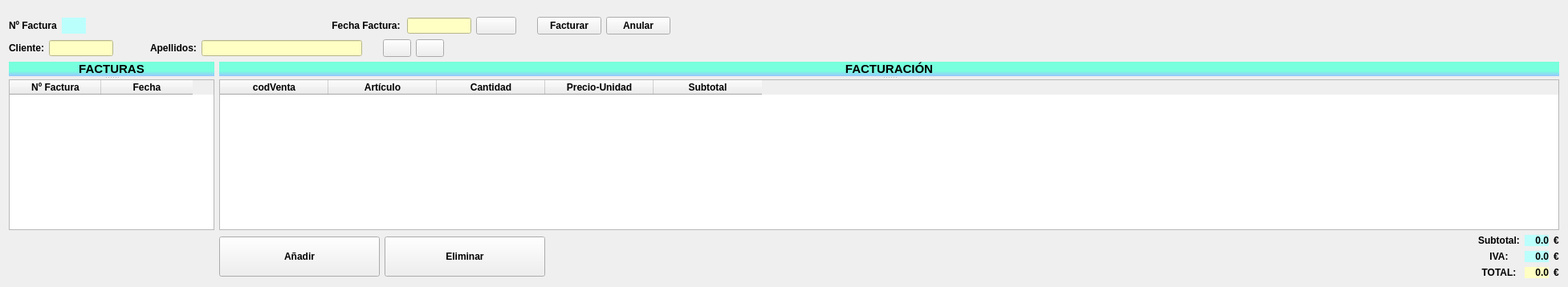
      <widget class="QWidget" name="tabFact">
       <attribute name="title">
        <string>Facturacion</string>
       </attribute>
       <layout class="QGridLayout" name="gridLayout_15">
        <item row="4" column="1" colspan="2">
         <layout class="QGridLayout" name="gridLayout_23">
          <item row="0" column="1">
           <widget class="QPushButton" name="btnAdPro">
            <property name="minimumSize">
             <size>
              <width>200</width>
              <height>50</height>
             </size>
            </property>
            <property name="maximumSize">
             <size>
              <width>150</width>
              <height>16777215</height>
             </size>
            </property>
            <property name="font">
             <font>
              <family>Arial</family>
              <pointsize>9</pointsize>
              <weight>75</weight>
              <bold>true</bold>
             </font>
            </property>
            <property name="text">
             <string>Añadir</string>
            </property>
           </widget>
          </item>
          <item row="0" column="2">
           <widget class="QPushButton" name="btnEliminarPro">
            <property name="minimumSize">
             <size>
              <width>200</width>
              <height>50</height>
             </size>
            </property>
            <property name="maximumSize">
             <size>
              <width>150</width>
              <height>16777215</height>
             </size>
            </property>
            <property name="font">
             <font>
              <family>Arial</family>
              <pointsize>9</pointsize>
              <weight>75</weight>
              <bold>true</bold>
             </font>
            </property>
            <property name="text">
             <string>Eliminar</string>
            </property>
           </widget>
          </item>
          <item row="0" column="3">
           <spacer name="horizontalSpacer_8">
            <property name="orientation">
             <enum>Qt::Horizontal</enum>
            </property>
            <property name="sizeHint" stdset="0">
             <size>
              <width>40</width>
              <height>20</height>
             </size>
            </property>
           </spacer>
          </item>
         </layout>
        </item>
        <item row="3" column="0">
         <widget class="QSplitter" name="splitter">
          <property name="orientation">
           <enum>Qt::Vertical</enum>
          </property>
          <widget class="QLabel" name="label_2">
           <property name="maximumSize">
            <size>
             <width>16777215</width>
             <height>30</height>
            </size>
           </property>
           <property name="font">
            <font>
             <family>Arial</family>
             <pointsize>11</pointsize>
             <weight>75</weight>
             <bold>true</bold>
            </font>
           </property>
           <property name="styleSheet">
            <string notr="true">background-color: qlineargradient(spread:pad, x1:0, y1:0, x2:0, y2:1, stop:0.636364 rgba(120, 255, 221, 255), stop:1 rgba(153, 198, 255, 255));</string>
           </property>
           <property name="text">
            <string>FACTURAS</string>
           </property>
           <property name="alignment">
            <set>Qt::AlignCenter</set>
           </property>
          </widget>
          <widget class="QTableWidget" name="tablaFacturas">
           <property name="enabled">
            <bool>true</bool>
           </property>
           <property name="font">
            <font>
             <family>Arial</family>
             <pointsize>10</pointsize>
             <weight>75</weight>
             <bold>true</bold>
            </font>
           </property>
           <property name="editTriggers">
            <set>QAbstractItemView::NoEditTriggers</set>
           </property>
           <attribute name="horizontalHeaderDefaultSectionSize">
            <number>114</number>
           </attribute>
           <attribute name="horizontalHeaderStretchLastSection">
            <bool>false</bool>
           </attribute>
           <attribute name="verticalHeaderCascadingSectionResizes">
            <bool>false</bool>
           </attribute>
           <column>
            <property name="text">
             <string>Nº Factura</string>
            </property>
            <property name="font">
             <font>
              <family>Arial</family>
              <pointsize>9</pointsize>
              <weight>75</weight>
              <bold>true</bold>
             </font>
            </property>
           </column>
           <column>
            <property name="text">
             <string>Fecha</string>
            </property>
            <property name="font">
             <font>
              <family>Arial</family>
              <pointsize>9</pointsize>
              <weight>75</weight>
              <bold>true</bold>
             </font>
            </property>
           </column>
          </widget>
         </widget>
        </item>
        <item row="3" column="1" colspan="3">
         <widget class="QSplitter" name="splitter_2">
          <property name="orientation">
           <enum>Qt::Vertical</enum>
          </property>
          <widget class="QLabel" name="label_3">
           <property name="maximumSize">
            <size>
             <width>16777215</width>
             <height>30</height>
            </size>
           </property>
           <property name="font">
            <font>
             <family>Arial</family>
             <pointsize>11</pointsize>
             <weight>75</weight>
             <bold>true</bold>
            </font>
           </property>
           <property name="styleSheet">
            <string notr="true">background-color: qlineargradient(spread:pad, x1:0, y1:0, x2:0, y2:1, stop:0.636364 rgba(120, 255, 221, 255), stop:1 rgba(153, 198, 255, 255));</string>
           </property>
           <property name="text">
            <string>FACTURACIÓN</string>
           </property>
           <property name="alignment">
            <set>Qt::AlignCenter</set>
           </property>
          </widget>
          <widget class="QTableWidget" name="tablaFacturar">
           <property name="font">
            <font>
             <family>Arial</family>
             <pointsize>10</pointsize>
             <weight>75</weight>
             <bold>true</bold>
            </font>
           </property>
           <property name="selectionMode">
            <enum>QAbstractItemView::MultiSelection</enum>
           </property>
           <property name="showGrid">
            <bool>true</bool>
           </property>
           <property name="sortingEnabled">
            <bool>false</bool>
           </property>
           <attribute name="horizontalHeaderDefaultSectionSize">
            <number>135</number>
           </attribute>
           <attribute name="horizontalHeaderShowSortIndicator" stdset="0">
            <bool>false</bool>
           </attribute>
           <attribute name="horizontalHeaderStretchLastSection">
            <bool>false</bool>
           </attribute>
           <attribute name="verticalHeaderMinimumSectionSize">
            <number>30</number>
           </attribute>
           <column>
            <property name="text">
             <string>codVenta</string>
            </property>
            <property name="font">
             <font>
              <family>Arial</family>
              <pointsize>9</pointsize>
              <weight>75</weight>
              <bold>true</bold>
             </font>
            </property>
           </column>
           <column>
            <property name="text">
             <string>Artículo</string>
            </property>
            <property name="font">
             <font>
              <family>Arial</family>
              <pointsize>9</pointsize>
              <weight>75</weight>
              <bold>true</bold>
             </font>
            </property>
           </column>
           <column>
            <property name="text">
             <string>Cantidad</string>
            </property>
            <property name="font">
             <font>
              <family>Arial</family>
              <pointsize>9</pointsize>
              <weight>75</weight>
              <bold>true</bold>
             </font>
            </property>
           </column>
           <column>
            <property name="text">
             <string>Precio-Unidad</string>
            </property>
            <property name="font">
             <font>
              <family>Arial</family>
              <pointsize>9</pointsize>
              <weight>75</weight>
              <bold>true</bold>
             </font>
            </property>
           </column>
           <column>
            <property name="text">
             <string>Subtotal</string>
            </property>
            <property name="font">
             <font>
              <family>Arial</family>
              <pointsize>9</pointsize>
              <weight>75</weight>
              <bold>true</bold>
             </font>
            </property>
           </column>
          </widget>
         </widget>
        </item>
        <item row="4" column="3">
         <layout class="QGridLayout" name="gridLayout_14">
          <item row="0" column="1">
           <widget class="QLabel" name="label_10">
            <property name="font">
             <font>
              <family>Arial</family>
              <pointsize>9</pointsize>
              <weight>75</weight>
              <bold>true</bold>
             </font>
            </property>
            <property name="text">
             <string>€</string>
            </property>
           </widget>
          </item>
          <item row="1" column="1">
           <widget class="QLabel" name="label_11">
            <property name="font">
             <font>
              <family>Arial</family>
              <pointsize>9</pointsize>
              <weight>75</weight>
              <bold>true</bold>
             </font>
            </property>
            <property name="text">
             <string>€</string>
            </property>
           </widget>
          </item>
          <item row="2" column="1">
           <widget class="QLabel" name="label_12">
            <property name="font">
             <font>
              <family>Arial</family>
              <pointsize>9</pointsize>
              <weight>75</weight>
              <bold>true</bold>
             </font>
            </property>
            <property name="text">
             <string>€</string>
            </property>
           </widget>
          </item>
          <item row="0" column="0" rowspan="3">
           <layout class="QGridLayout" name="gridLayout_13">
            <item row="0" column="0">
             <widget class="QLabel" name="label_4">
              <property name="font">
               <font>
                <family>Arial</family>
                <pointsize>9</pointsize>
                <weight>75</weight>
                <bold>true</bold>
               </font>
              </property>
              <property name="text">
               <string>Subtotal:</string>
              </property>
              <property name="alignment">
               <set>Qt::AlignCenter</set>
              </property>
             </widget>
            </item>
            <item row="0" column="1">
             <widget class="QLabel" name="lblSubtotal">
              <property name="minimumSize">
               <size>
                <width>30</width>
                <height>0</height>
               </size>
              </property>
              <property name="font">
               <font>
                <family>Arial</family>
                <pointsize>9</pointsize>
                <weight>75</weight>
                <bold>true</bold>
               </font>
              </property>
              <property name="styleSheet">
               <string notr="true">background-color: rgb(187, 255, 253);</string>
              </property>
              <property name="text">
               <string>0.0</string>
              </property>
              <property name="alignment">
               <set>Qt::AlignRight|Qt::AlignTrailing|Qt::AlignVCenter</set>
              </property>
             </widget>
            </item>
            <item row="1" column="0">
             <widget class="QLabel" name="label_5">
              <property name="font">
               <font>
                <family>Arial</family>
                <pointsize>9</pointsize>
                <weight>75</weight>
                <bold>true</bold>
               </font>
              </property>
              <property name="text">
               <string>IVA:</string>
              </property>
              <property name="alignment">
               <set>Qt::AlignCenter</set>
              </property>
             </widget>
            </item>
            <item row="1" column="1">
             <widget class="QLabel" name="lblIVA">
              <property name="font">
               <font>
                <family>Arial</family>
                <pointsize>9</pointsize>
                <weight>75</weight>
                <bold>true</bold>
               </font>
              </property>
              <property name="styleSheet">
               <string notr="true">background-color: rgb(187, 255, 253);</string>
              </property>
              <property name="text">
               <string>0.0</string>
              </property>
              <property name="alignment">
               <set>Qt::AlignRight|Qt::AlignTrailing|Qt::AlignVCenter</set>
              </property>
             </widget>
            </item>
            <item row="2" column="0">
             <widget class="QLabel" name="label_6">
              <property name="font">
               <font>
                <family>Arial</family>
                <pointsize>9</pointsize>
                <weight>75</weight>
                <bold>true</bold>
               </font>
              </property>
              <property name="text">
               <string>TOTAL:</string>
              </property>
              <property name="alignment">
               <set>Qt::AlignCenter</set>
              </property>
             </widget>
            </item>
            <item row="2" column="1">
             <widget class="QLabel" name="lblTotal">
              <property name="font">
               <font>
                <family>Arial</family>
                <pointsize>9</pointsize>
                <weight>75</weight>
                <bold>true</bold>
               </font>
              </property>
              <property name="styleSheet">
               <string notr="true">background-color: rgb(255, 255, 196);
</string>
              </property>
              <property name="text">
               <string>0.0</string>
              </property>
              <property name="alignment">
               <set>Qt::AlignRight|Qt::AlignTrailing|Qt::AlignVCenter</set>
              </property>
             </widget>
            </item>
           </layout>
          </item>
         </layout>
        </item>
        <item row="1" column="0" colspan="3">
         <layout class="QGridLayout" name="gridLayout_11">
          <item row="0" column="0">
           <layout class="QGridLayout" name="gridLayout_10">
            <item row="0" column="0">
             <widget class="QLabel" name="lblNumeroFactura">
              <property name="maximumSize">
               <size>
                <width>80</width>
                <height>16777215</height>
               </size>
              </property>
              <property name="font">
               <font>
                <family>Arial</family>
                <pointsize>9</pointsize>
                <weight>75</weight>
                <bold>true</bold>
               </font>
              </property>
              <property name="text">
               <string>Nº Factura</string>
              </property>
             </widget>
            </item>
            <item row="0" column="2">
             <spacer name="horizontalSpacer_12">
              <property name="orientation">
               <enum>Qt::Horizontal</enum>
              </property>
              <property name="sizeHint" stdset="0">
               <size>
                <width>40</width>
                <height>20</height>
               </size>
              </property>
             </spacer>
            </item>
            <item row="0" column="1">
             <widget class="QLabel" name="lblCodigoFactura">
              <property name="minimumSize">
               <size>
                <width>30</width>
                <height>20</height>
               </size>
              </property>
              <property name="maximumSize">
               <size>
                <width>40</width>
                <height>20</height>
               </size>
              </property>
              <property name="font">
               <font>
                <family>Arial</family>
               </font>
              </property>
              <property name="styleSheet">
               <string notr="true">background-color: rgb(187, 255, 253);</string>
              </property>
              <property name="text">
               <string/>
              </property>
              <property name="alignment">
               <set>Qt::AlignCenter</set>
              </property>
             </widget>
            </item>
           </layout>
          </item>
          <item row="0" column="2">
           <layout class="QGridLayout" name="gridFechaAlta_2">
            <item row="0" column="0">
             <spacer name="horizontalSpacer_13">
              <property name="orientation">
               <enum>Qt::Horizontal</enum>
              </property>
              <property name="sizeHint" stdset="0">
               <size>
                <width>40</width>
                <height>20</height>
               </size>
              </property>
             </spacer>
            </item>
            <item row="0" column="2">
             <spacer name="horizontalSpacer_14">
              <property name="orientation">
               <enum>Qt::Horizontal</enum>
              </property>
              <property name="sizeHint" stdset="0">
               <size>
                <width>40</width>
                <height>20</height>
               </size>
              </property>
             </spacer>
            </item>
            <item row="0" column="5">
             <widget class="QLineEdit" name="editFechaFactura">
              <property name="sizePolicy">
               <sizepolicy hsizetype="Fixed" vsizetype="Fixed">
                <horstretch>0</horstretch>
                <verstretch>0</verstretch>
               </sizepolicy>
              </property>
              <property name="maximumSize">
               <size>
                <width>80</width>
                <height>20</height>
               </size>
              </property>
              <property name="font">
               <font>
                <family>Arial</family>
                <pointsize>8</pointsize>
               </font>
              </property>
              <property name="styleSheet">
               <string notr="true">background-color: rgb(255, 255, 196);
</string>
              </property>
             </widget>
            </item>
            <item row="0" column="6">
             <widget class="QPushButton" name="btnFechaFactura">
              <property name="sizePolicy">
               <sizepolicy hsizetype="Fixed" vsizetype="Fixed">
                <horstretch>0</horstretch>
                <verstretch>0</verstretch>
               </sizepolicy>
              </property>
              <property name="minimumSize">
               <size>
                <width>50</width>
                <height>20</height>
               </size>
              </property>
              <property name="maximumSize">
               <size>
                <width>100</width>
                <height>50</height>
               </size>
              </property>
              <property name="text">
               <string/>
              </property>
              <property name="icon">
               <iconset resource="img/calendar.qrc">
                <normaloff>:/newPrefix/calendar.png</normaloff>:/newPrefix/calendar.png</iconset>
              </property>
              <property name="iconSize">
               <size>
                <width>30</width>
                <height>30</height>
               </size>
              </property>
             </widget>
            </item>
            <item row="0" column="11">
             <spacer name="horizontalSpacer_6">
              <property name="orientation">
               <enum>Qt::Horizontal</enum>
              </property>
              <property name="sizeType">
               <enum>QSizePolicy::Fixed</enum>
              </property>
              <property name="sizeHint" stdset="0">
               <size>
                <width>20</width>
                <height>13</height>
               </size>
              </property>
             </spacer>
            </item>
            <item row="0" column="4">
             <widget class="QLabel" name="lblFechaFactura">
              <property name="sizePolicy">
               <sizepolicy hsizetype="Fixed" vsizetype="Fixed">
                <horstretch>0</horstretch>
                <verstretch>0</verstretch>
               </sizepolicy>
              </property>
              <property name="minimumSize">
               <size>
                <width>90</width>
                <height>0</height>
               </size>
              </property>
              <property name="font">
               <font>
                <family>Arial</family>
                <pointsize>9</pointsize>
                <weight>75</weight>
                <bold>true</bold>
               </font>
              </property>
              <property name="text">
               <string>Fecha Factura:</string>
              </property>
              <property name="alignment">
               <set>Qt::AlignCenter</set>
              </property>
             </widget>
            </item>
           </layout>
          </item>
          <item row="0" column="3">
           <layout class="QGridLayout" name="gridLayout_9">
            <item row="0" column="0">
             <widget class="QPushButton" name="btnFacturar">
              <property name="maximumSize">
               <size>
                <width>100</width>
                <height>16777215</height>
               </size>
              </property>
              <property name="font">
               <font>
                <family>Arial</family>
                <pointsize>9</pointsize>
                <weight>75</weight>
                <bold>true</bold>
               </font>
              </property>
              <property name="text">
               <string>Facturar</string>
              </property>
             </widget>
            </item>
            <item row="0" column="1">
             <widget class="QPushButton" name="btnAnular">
              <property name="maximumSize">
               <size>
                <width>100</width>
                <height>16777215</height>
               </size>
              </property>
              <property name="font">
               <font>
                <family>Arial</family>
                <pointsize>9</pointsize>
                <weight>75</weight>
                <bold>true</bold>
               </font>
              </property>
              <property name="text">
               <string>Anular</string>
              </property>
             </widget>
            </item>
           </layout>
          </item>
          <item row="0" column="4">
           <spacer name="horizontalSpacer_9">
            <property name="orientation">
             <enum>Qt::Horizontal</enum>
            </property>
            <property name="sizeType">
             <enum>QSizePolicy::Expanding</enum>
            </property>
            <property name="sizeHint" stdset="0">
             <size>
              <width>1000</width>
              <height>20</height>
             </size>
            </property>
           </spacer>
          </item>
         </layout>
        </item>
        <item row="2" column="2">
         <layout class="QHBoxLayout" name="horizontalLayout_5">
          <item>
           <spacer name="horizontalSpacer_11">
            <property name="orientation">
             <enum>Qt::Horizontal</enum>
            </property>
            <property name="sizeType">
             <enum>QSizePolicy::Fixed</enum>
            </property>
            <property name="sizeHint" stdset="0">
             <size>
              <width>20</width>
              <height>10</height>
             </size>
            </property>
           </spacer>
          </item>
          <item>
           <widget class="QPushButton" name="btnBuscarFac">
            <property name="sizePolicy">
             <sizepolicy hsizetype="Fixed" vsizetype="Fixed">
              <horstretch>0</horstretch>
              <verstretch>0</verstretch>
             </sizepolicy>
            </property>
            <property name="maximumSize">
             <size>
              <width>35</width>
              <height>35</height>
             </size>
            </property>
            <property name="text">
             <string/>
            </property>
            <property name="icon">
             <iconset resource="img/lupa.qrc">
              <normaloff>:/newPrefix/lupa.png</normaloff>:/newPrefix/lupa.png</iconset>
            </property>
           </widget>
          </item>
          <item>
           <widget class="QPushButton" name="btnReloadFact">
            <property name="sizePolicy">
             <sizepolicy hsizetype="Fixed" vsizetype="Fixed">
              <horstretch>0</horstretch>
              <verstretch>0</verstretch>
             </sizepolicy>
            </property>
            <property name="maximumSize">
             <size>
              <width>35</width>
              <height>35</height>
             </size>
            </property>
            <property name="text">
             <string/>
            </property>
            <property name="icon">
             <iconset resource="img/reload.qrc">
              <normaloff>:/newPrefix/reload.png</normaloff>:/newPrefix/reload.png</iconset>
            </property>
            <property name="iconSize">
             <size>
              <width>16</width>
              <height>16</height>
             </size>
            </property>
           </widget>
          </item>
          <item>
           <spacer name="horizontalSpacer_10">
            <property name="orientation">
             <enum>Qt::Horizontal</enum>
            </property>
            <property name="sizeHint" stdset="0">
             <size>
              <width>40</width>
              <height>20</height>
             </size>
            </property>
           </spacer>
          </item>
         </layout>
        </item>
        <item row="0" column="0">
         <spacer name="verticalSpacer_11">
          <property name="orientation">
           <enum>Qt::Vertical</enum>
          </property>
          <property name="sizeType">
           <enum>QSizePolicy::Fixed</enum>
          </property>
          <property name="sizeHint" stdset="0">
           <size>
            <width>20</width>
            <height>10</height>
           </size>
          </property>
         </spacer>
        </item>
        <item row="2" column="0" colspan="2">
         <layout class="QGridLayout" name="gridLayout_12">
          <item row="0" column="1">
           <widget class="QLineEdit" name="editCodigoCliente">
            <property name="maximumSize">
             <size>
              <width>80</width>
              <height>20</height>
             </size>
            </property>
            <property name="font">
             <font>
              <family>Arial</family>
              <pointsize>8</pointsize>
             </font>
            </property>
            <property name="styleSheet">
             <string notr="true">background-color: rgb(255, 255, 196);
</string>
            </property>
           </widget>
          </item>
          <item row="0" column="2">
           <spacer name="horizontalSpacer_7">
            <property name="orientation">
             <enum>Qt::Horizontal</enum>
            </property>
            <property name="sizeHint" stdset="0">
             <size>
              <width>40</width>
              <height>20</height>
             </size>
            </property>
           </spacer>
          </item>
          <item row="0" column="4">
           <widget class="QLineEdit" name="editApellidosVentas">
            <property name="minimumSize">
             <size>
              <width>200</width>
              <height>0</height>
             </size>
            </property>
            <property name="maximumSize">
             <size>
              <width>200</width>
              <height>20</height>
             </size>
            </property>
            <property name="font">
             <font>
              <family>Arial</family>
              <pointsize>8</pointsize>
             </font>
            </property>
            <property name="styleSheet">
             <string notr="true">background-color: rgb(255, 255, 196);
</string>
            </property>
           </widget>
          </item>
          <item row="0" column="0">
           <widget class="QLabel" name="lblCliente">
            <property name="maximumSize">
             <size>
              <width>50</width>
              <height>50</height>
             </size>
            </property>
            <property name="font">
             <font>
              <family>Arial</family>
              <pointsize>9</pointsize>
              <weight>75</weight>
              <bold>true</bold>
             </font>
            </property>
            <property name="text">
             <string>Cliente:</string>
            </property>
            <property name="alignment">
             <set>Qt::AlignRight|Qt::AlignTrailing|Qt::AlignVCenter</set>
            </property>
           </widget>
          </item>
          <item row="0" column="3">
           <widget class="QLabel" name="label_13">
            <property name="font">
             <font>
              <family>Arial</family>
              <pointsize>9</pointsize>
              <weight>75</weight>
              <bold>true</bold>
             </font>
            </property>
            <property name="text">
             <string>Apellidos:</string>
            </property>
           </widget>
          </item>
         </layout>
        </item>
       </layout>
      </widget>
